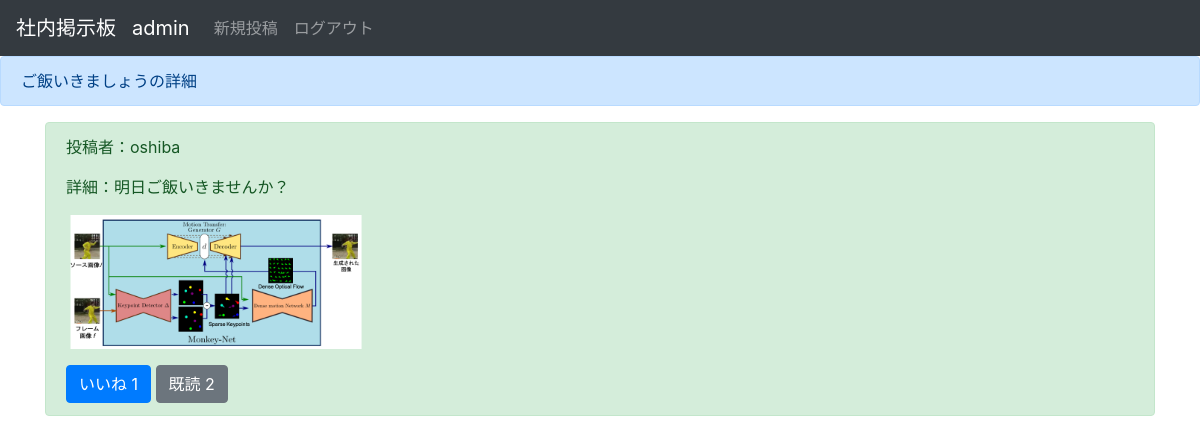
The app's page /detail/2 (signed in) with its own data.
### boardapp/models.py (models this page shows, shortened)
class BoardModel(models.Model):
    title = models.CharField(max_length=100)
    content = models.TextField()
    author = models.CharField(max_length=20)
    images = models.ImageField(blank=True, null=True, upload_to='')
    good = models.IntegerField(null=True, blank=True, default=0)
    read = models.IntegerField(null=True, blank=True, default=0)
    readtext = models.CharField(max_length=200, null=True, blank=True, default=',')

### boardapp/views.py (the view)
# urls.py: path('detail/<int:pk>', views.detailfunc, name='detail'),
@login_required
def detailfunc(request, pk):
    object = BoardModel.objects.get(pk=pk)
    context = {
        'object': object,
    }
    return render(request, 'boardapp/detail.html', context)

### templates/boardapp/detail.html (shortened to what this page needs)
{% extends 'base.html' %}
{% block navbar %}
<nav class="navbar navbar-expand-lg navbar-dark bg-dark">
    <a class="navbar-brand" href="{%url 'list'%}">社内掲示板</a>
    <div class="collapse navbar-collapse" id="navbarSupportedContent">
        <ul class="navbar-nav mr-auto">
            <li class="nav-item active">
                <a class="navbar-brand">{{user.username}}</a>
            </li>
            <li>
                <a class="nav-link" href="{% url 'create' %}">新規投稿<span class="sr-only">(current)</span></a>
            </li>
            <li>
                <a class="nav-link" href="{% url 'logout' %}">ログアウト<span class="sr-only">(current)</span></a>
            </li>
        </ul>
    </div>
</nav>
{% endblock navbar %}
{% block header %}
<div class="alert alert-primary" role="alert">
    {{object.title}}の詳細
</div>
{% endblock header %}
{% block content %}
<div class="container">
    <div class="alert alert-success" role="alert">
        <p>投稿者：{{object.author}}</p>
        <p>詳細：{{object.content}}</p>
        <p><img src="{{object.images.url}}" width=300></p>
        <a href="{% url 'good' object.pk %}" class="btn btn-primary btn" role="button" aria-pressed="true">いいね
            {{object.good}}</a>
        <a href="{% url 'read' object.pk %}" class="btn btn-secondary btn" role="button" aria-pressed="true">既読
            {{object.read}}</a>
    </div>
</div>
{% endblock content %}

### records on screen
BoardModel: title "ご飯いきましょう", author "oshiba", content "明日ご飯いきませんか？", images (picture), good "1", read "2"

### other values on screen
{{ user.username }} "admin"
